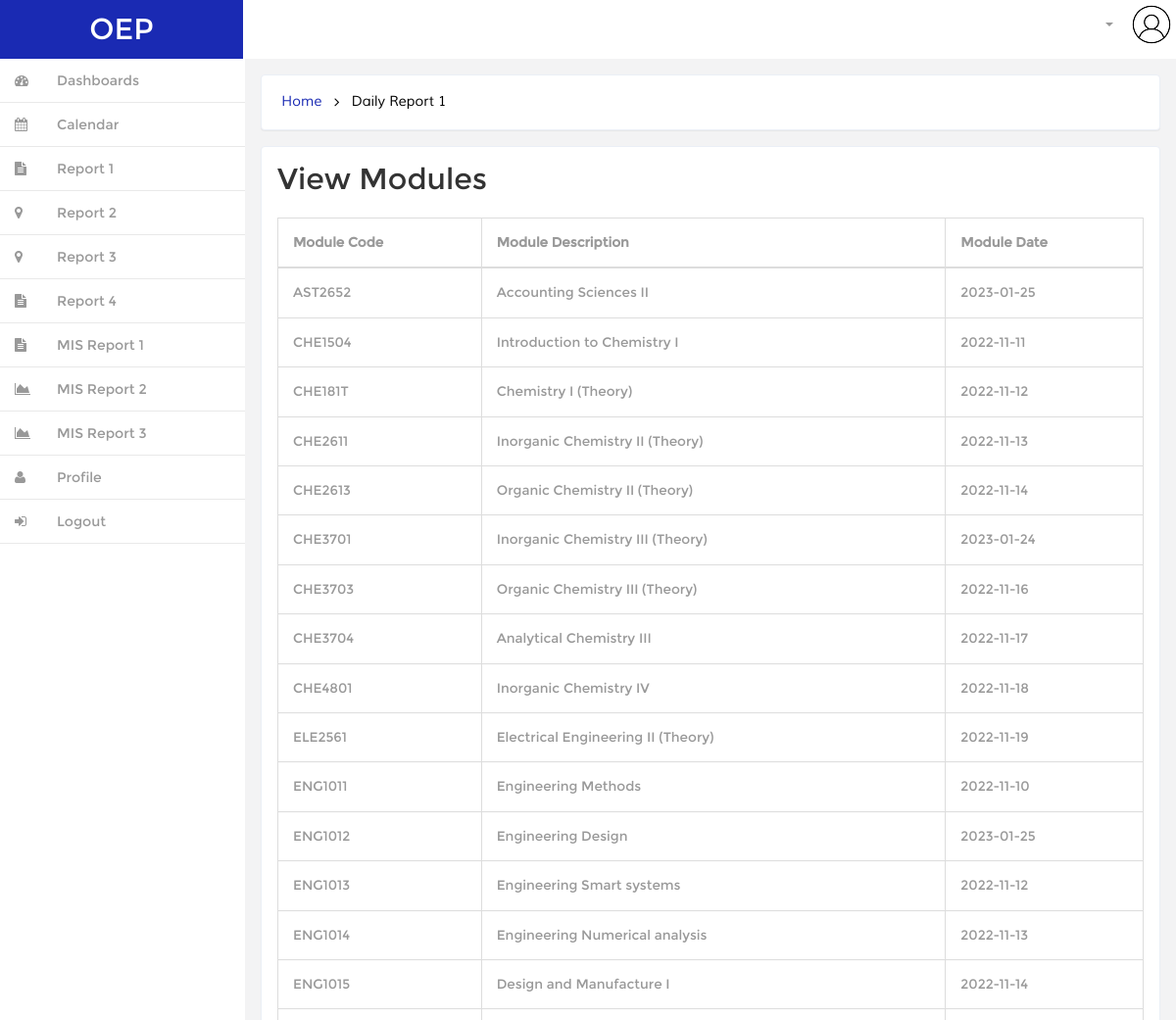
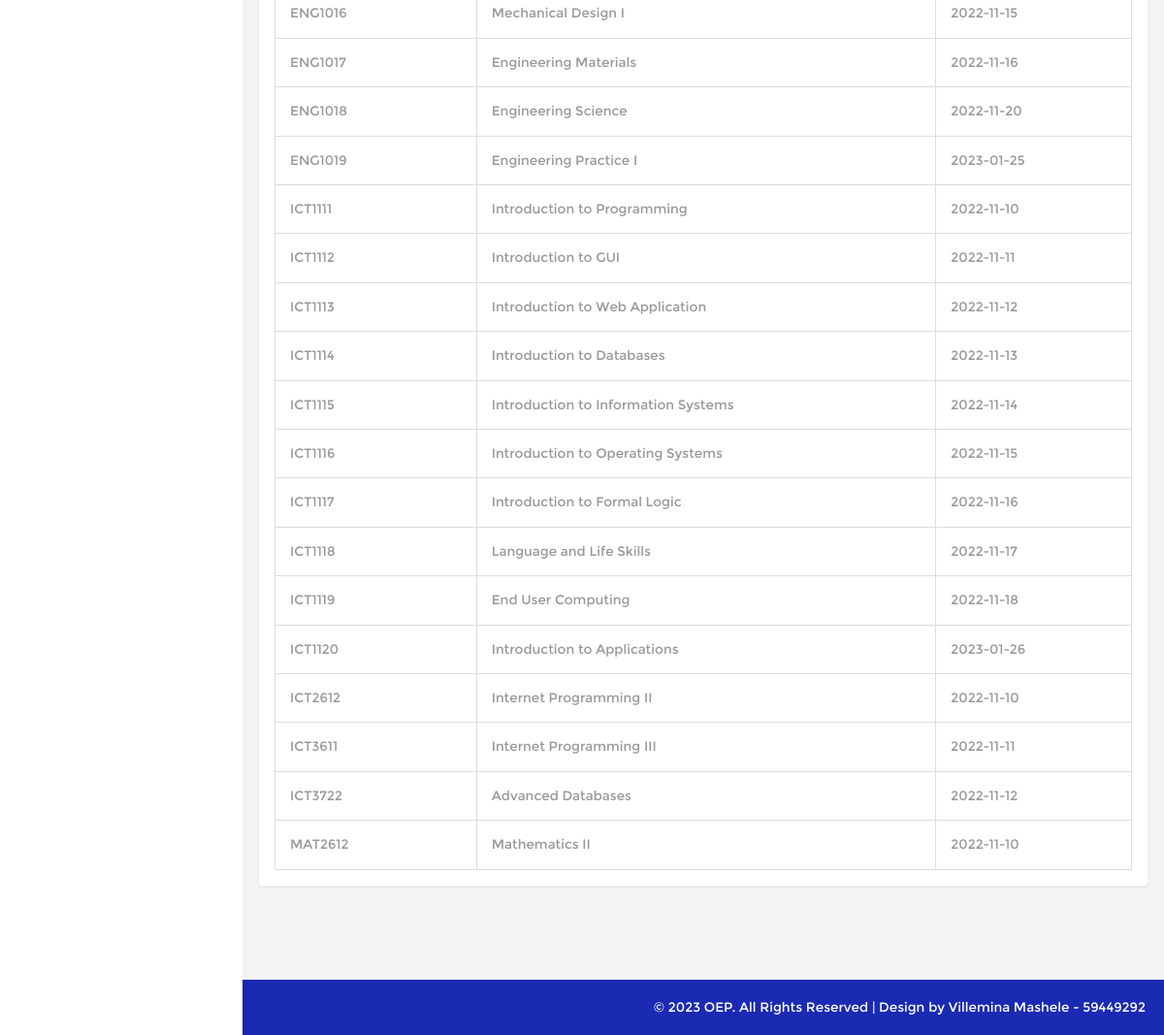
The page /exam_dept/rpt1.php (signed in) on the database its author committed (2 pictures, top to bottom).
### tables this page shows
CREATE TABLE IF NOT EXISTS `examsetup` (
  `ModuleCode` varchar(7) NOT NULL,
  `DateExam` date NOT NULL,
  `ExamPaperPDF` varchar(150) NOT NULL,
  PRIMARY KEY (`ModuleCode`)
);

CREATE TABLE IF NOT EXISTS `moduleinfo` (
  `ModCode` varchar(7) NOT NULL,
  `ModDesc` varchar(100) NOT NULL,
  PRIMARY KEY (`ModCode`)
);

### exam_dept/rpt1.php (the view, shortened to what this page needs)
<?php
include('header.php');
?>
<div class="banner">
<h2>
<a href="index.php">Home</a>
<i class="fa fa-angle-right"></i>
<span>Daily Report 1</span>
</h2>
</div>
<div class="blank">
<div class="blank-page">
<h2>View Modules</h2>
<br>
<div id="container">
<table class="table table-bordered table-condensed">
<thead>
<tr>
<th>Module Code</th>
<th>Module Description</th>
<th>Module Date</th>
</tr>
</thead>
<tbody>
<?php
$stmt = $conn->prepare("SELECT examsetup.ModuleCode, ModDesc, DateExam
FROM examsetup, moduleinfo
WHERE examsetup.ModuleCode = moduleinfo.ModCode
ORDER BY ModuleCode");
$stmt->execute();
$modules = $stmt->fetchAll();
foreach($modules as $module)
{
?>
<tr>
<td>
<?php echo $module['ModuleCode']; ?>
</td>
<td>
<?php echo $module['ModDesc']; ?>
</td>
<td>
<?php echo $module['DateExam']; ?>
</td>
<?php
}
?>
</tbody>
</table>
</div>
</div>
</div>
<?php
include('footer.php');
?>

### css/style.css (style rules this page uses)
h4, h5, h6, h1, h2, h3 { margin: 0; }
html, body { font-family:'Montserrat-Regular'; font-size: 100%; background:#F3F3F4; overflow-x: hidden; }
body a { transition:0.5s all; -webkit-transition:0.5s all; -moz-transition:0.5s all; -o-transition:0.5s all; -ms-transition:0.5s all; }
.banner { background: #fff; display: block; margin: 0em 1em ; padding:1em; border: 1px solid #ebeff6; border-color: #ebeff6; border-radius: 4px; -webkit-border-radius: 4px; -o-border-radius: 4px; -moz-border-radius: 4px; -ms-border-radius: 4px; -webkit-box-shadow: 0 1px 1px rgba(0,0,0,.05); box-shadow: 0 1px 1px rgba(0,0,0,.05); }
.banner h2 { font-size:0.9em; }
.banner h2 a { color:#1a2ab3; text-decoration:none; font-family: 'Muli-Regular'; padding:0.3em ; }
.banner h2 span { color:#000; font-family: 'Muli-Regular'; padding:0.3em ; }
.banner h2 i { color:#000; vertical-align:middle; padding:0.3em ; }
.blank { padding: 1em; min-height: 650px; }
.blank-page { padding: 1em; background: #fff; border: 1px solid #ebeff6; border-radius: 4px; -webkit-border-radius: 4px; -o-border-radius: 4px; -moz-border-radius: 4px; -ms-border-radius: 4px; -webkit-box-shadow: 0 1px 1px rgba(0,0,0,.05); box-shadow: 0 1px 1px rgba(0,0,0,.05); }
.table td, .table>tbody>tr>td, .table>tbody>tr>th, .table>tfoot>tr>td, .table>tfoot>tr>th, .table>thead>tr>td, .table>thead>tr>th { padding: 15px !important; font-size: 0.85em; color: #999; border-top: none !important; }
.table { margin-bottom: 0; }

### rows shown on the page
examsetup: ModuleCode "AST2652", moduleinfo.ModDesc "Accounting Sciences II", DateExam "2023-01-25"
examsetup: ModuleCode "CHE1504", moduleinfo.ModDesc "Introduction to Chemistry I", DateExam "2022-11-11"
examsetup: ModuleCode "CHE181T", moduleinfo.ModDesc "Chemistry I (Theory)", DateExam "2022-11-12"
examsetup: ModuleCode "CHE2611", moduleinfo.ModDesc "Inorganic Chemistry II (Theory)", DateExam "2022-11-13"
examsetup: ModuleCode "CHE2613", moduleinfo.ModDesc "Organic Chemistry II (Theory)", DateExam "2022-11-14"
examsetup: ModuleCode "CHE3701", moduleinfo.ModDesc "Inorganic Chemistry III (Theory)", DateExam "2023-01-24"
examsetup: ModuleCode "CHE3703", moduleinfo.ModDesc "Organic Chemistry III (Theory)", DateExam "2022-11-16"
examsetup: ModuleCode "CHE3704", moduleinfo.ModDesc "Analytical Chemistry III", DateExam "2022-11-17"
examsetup: ModuleCode "CHE4801", moduleinfo.ModDesc "Inorganic Chemistry IV", DateExam "2022-11-18"
examsetup: ModuleCode "ELE2561", moduleinfo.ModDesc "Electrical Engineering II (Theory)", DateExam "2022-11-19"
examsetup: ModuleCode "ENG1011", moduleinfo.ModDesc "Engineering Methods", DateExam "2022-11-10"
examsetup: ModuleCode "ENG1012", moduleinfo.ModDesc "Engineering Design", DateExam "2023-01-25"
examsetup: ModuleCode "ENG1013", moduleinfo.ModDesc "Engineering Smart systems", DateExam "2022-11-12"
examsetup: ModuleCode "ENG1014", moduleinfo.ModDesc "Engineering Numerical analysis", DateExam "2022-11-13"
examsetup: ModuleCode "ENG1015", moduleinfo.ModDesc "Design and Manufacture I", DateExam "2022-11-14"
examsetup: ModuleCode "ENG1016", moduleinfo.ModDesc "Mechanical Design I", DateExam "2022-11-15"
examsetup: ModuleCode "ENG1017", moduleinfo.ModDesc "Engineering Materials", DateExam "2022-11-16"
examsetup: ModuleCode "ENG1018", moduleinfo.ModDesc "Engineering Science", DateExam "2022-11-20"
examsetup: ModuleCode "ENG1019", moduleinfo.ModDesc "Engineering Practice I", DateExam "2023-01-25"
examsetup: ModuleCode "ICT1111", moduleinfo.ModDesc "Introduction to Programming", DateExam "2022-11-10"
examsetup: ModuleCode "ICT1112", moduleinfo.ModDesc "Introduction to GUI", DateExam "2022-11-11"
examsetup: ModuleCode "ICT1113", moduleinfo.ModDesc "Introduction to Web Application", DateExam "2022-11-12"
examsetup: ModuleCode "ICT1114", moduleinfo.ModDesc "Introduction to Databases", DateExam "2022-11-13"
examsetup: ModuleCode "ICT1115", moduleinfo.ModDesc "Introduction to Information Systems", DateExam "2022-11-14"
examsetup: ModuleCode "ICT1116", moduleinfo.ModDesc "Introduction to Operating Systems", DateExam "2022-11-15"
examsetup: ModuleCode "ICT1117", moduleinfo.ModDesc "Introduction to Formal Logic", DateExam "2022-11-16"
examsetup: ModuleCode "ICT1118", moduleinfo.ModDesc "Language and Life Skills", DateExam "2022-11-17"
examsetup: ModuleCode "ICT1119", moduleinfo.ModDesc "End User Computing", DateExam "2022-11-18"
examsetup: ModuleCode "ICT1120", moduleinfo.ModDesc "Introduction to Applications", DateExam "2023-01-26"
examsetup: ModuleCode "ICT2612", moduleinfo.ModDesc "Internet Programming II", DateExam "2022-11-10"
examsetup: ModuleCode "ICT3611", moduleinfo.ModDesc "Internet Programming III", DateExam "2022-11-11"
examsetup: ModuleCode "ICT3722", moduleinfo.ModDesc "Advanced Databases", DateExam "2022-11-12"
examsetup: ModuleCode "MAT2612", moduleinfo.ModDesc "Mathematics II", DateExam "2022-11-10"
